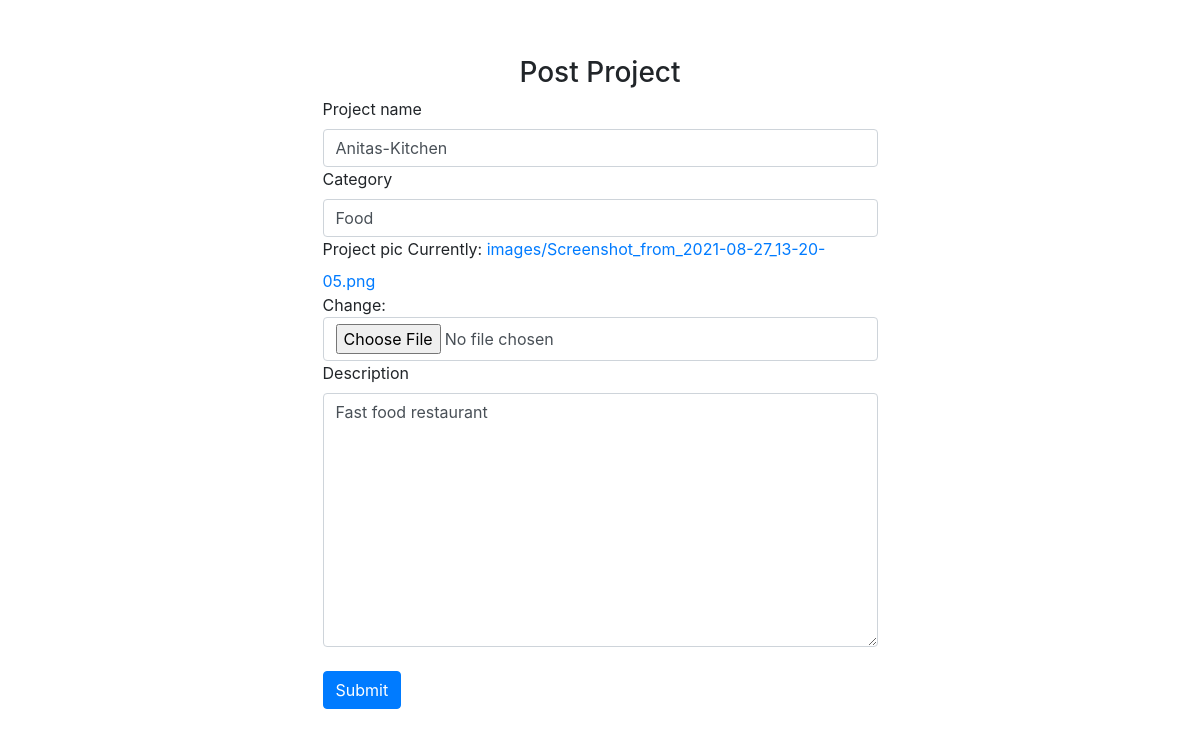
/projects/editrecipe/1 (signed in), run on the app's committed database.
### projects/models.py (models this page shows, shortened)
class project(models.Model):
    project_name = models.CharField(max_length=120)
    category = models.CharField(max_length=120)
    project_pic = models.ImageField(upload_to="images")
    description = models.CharField(max_length=600)
    created_by = models.ForeignKey(to=User,on_delete=models.CASCADE)

### projects/views.py (the view, shortened to what this page needs)
# urls.py: path('editrecipe/<int:id>',views.EditRecipe.as_view(),name="editrecipe"),
@method_decorator(login_required(login_url='login'), name='dispatch')
class EditRecipe(TemplateView):
    form_class =CreateRecipeForm
    context = {}
    template_name = 'recipes/createrecipe.html'
    def get(self, request, *args, **kwargs):
        id = kwargs.get('id')
        recipes = get_object_or_404(project, pk=id)
        form = self.form_class(instance=recipes)
        self.context['form'] = form
        return render(request,self.template_name , self.context)

### projects/forms.py
class CreateRecipeForm(ModelForm):
    class Meta:
        model = project
        fields = "__all__"
        widgets = {'description':forms.Textarea(),
                   'created_by':forms.HiddenInput()}

### projects/templates/recipes/createrecipe.html (shortened to what this page needs)
<!DOCTYPE html>
<html lang="en">
<head>
    <link rel="stylesheet" href="https://maxcdn.bootstrapcdn.com/bootstrap/4.0.0/css/bootstrap.min.css">
    {% load static %}
    <link rel="stylesheet" href="{% static 'users/css/registration.css' %}">
</head>
<body>
<div class="container">
    <form method="post" novalidate enctype="multipart/form-data">
        <h3>Post Project</h3>
        {% include 'home/form.html' with form=form %}
        <br>
        <button type="submit" class="btn btn-primary">Submit</button>
    </form>
</div>
</body>
</html>

### home/templates/home/form.html (shortened to what this page needs)
{% load widget_tweaks %}
        {% for field in form.visible_fields %}
        <div class="row">
            <div class="col">
                <label for="{{field.id_for_label}}" class="form-label">{{field.label}}</label>
                {% if form.is_bound %}
                    {% if field.errors %}
                        {% render_field field class="form-control is-invalid" %}
                        {% for error in field.errors %}
                            <div class="invalid-feedback">
                                {{ error }}
                            </div>
                        {% endfor %}
                    {% else %}
                         {% render_field field class="form-control" %}
                    {% endif %}
                {% else %}
                    {% render_field field class="form-control" %}
                {% endif %}
            </div>
        </div>
        {% endfor %}

### users/static/users/css/registration.css (style rules this page uses)
form { margin-top:5%; margin-left: 25%; margin-right:25%; width: 50%; margin-bottom:5% }
h3 { text-align:center; }

### data on the page
project: project_name "Anitas-Kitchen" "Food" "Fast food restaurant"

### other printed values
{{ field.label }} "Project name" "Category" "Project pic" "Description"
